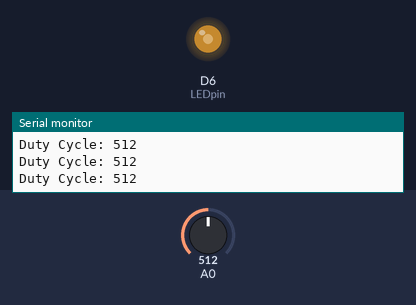
Bench run of a sketch on a simulated ESP8266 (NodeMCU). On the bench: output pins drawn as LEDs (lit = HIGH), the last lines printed to the serial monitor. The test bench sets the inputs (shaded band); at power-on: A0 = 512.

Above: at 1.2 s.
1.3 s: A0 set to 716
At 2.5 s:
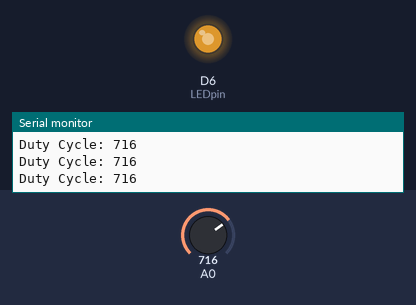
2.8 s: A0 set to 900
At 3.9 s:
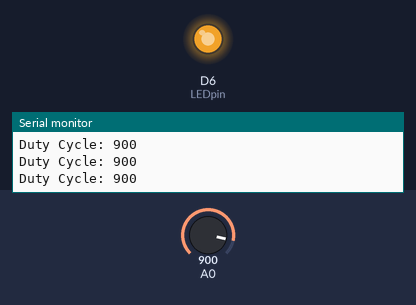
4.3 s: A0 set to 122
At 5.1 s:
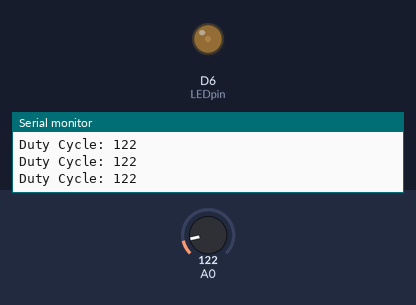
5.8 s: A0 set to 0
At 6.4 s:
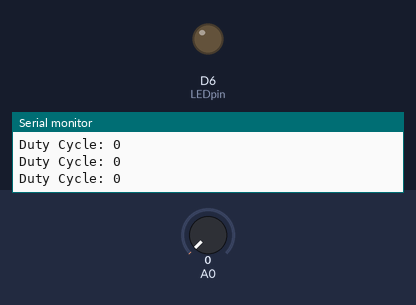
7.3 s: A0 set to 511
At 7.7 s:
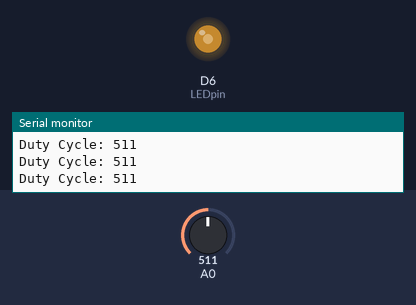
Timing chart, 0 to 9.8 s (numbered marks = the images above; inputs shaded):
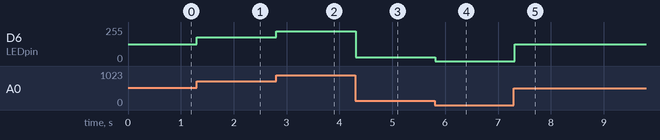

The sketch:

NodeMCU_PWM.ino
```cpp
// 문제 3 : PWM
int LEDpin = D6;

void setup(){
  Serial.begin(9600);
  analogWrite(LEDpin, 512);
}
void loop(){
  int dutycycle =  analogRead(A0);
  if(dutycycle > 1023) dutycycle = 1023;
  Serial.print("Duty Cycle: ");  Serial.println(dutycycle);
  analogWrite(LEDpin, dutycycle);
  delay(100);
}
```

Measured:
- after the input at 1.3 s, D6 (LEDpin): 127/255 → 178/255 at once
- after the input at 2.8 s, D6 (LEDpin): 178/255 → 224/255 at once
- after the input at 4.3 s, D6 (LEDpin): 224/255 → 30/255 at once
- after the input at 5.8 s, D6 (LEDpin): 30/255 → 0/255 at once
- after the input at 7.3 s, D6 (LEDpin): 0/255 → 127/255 at once
